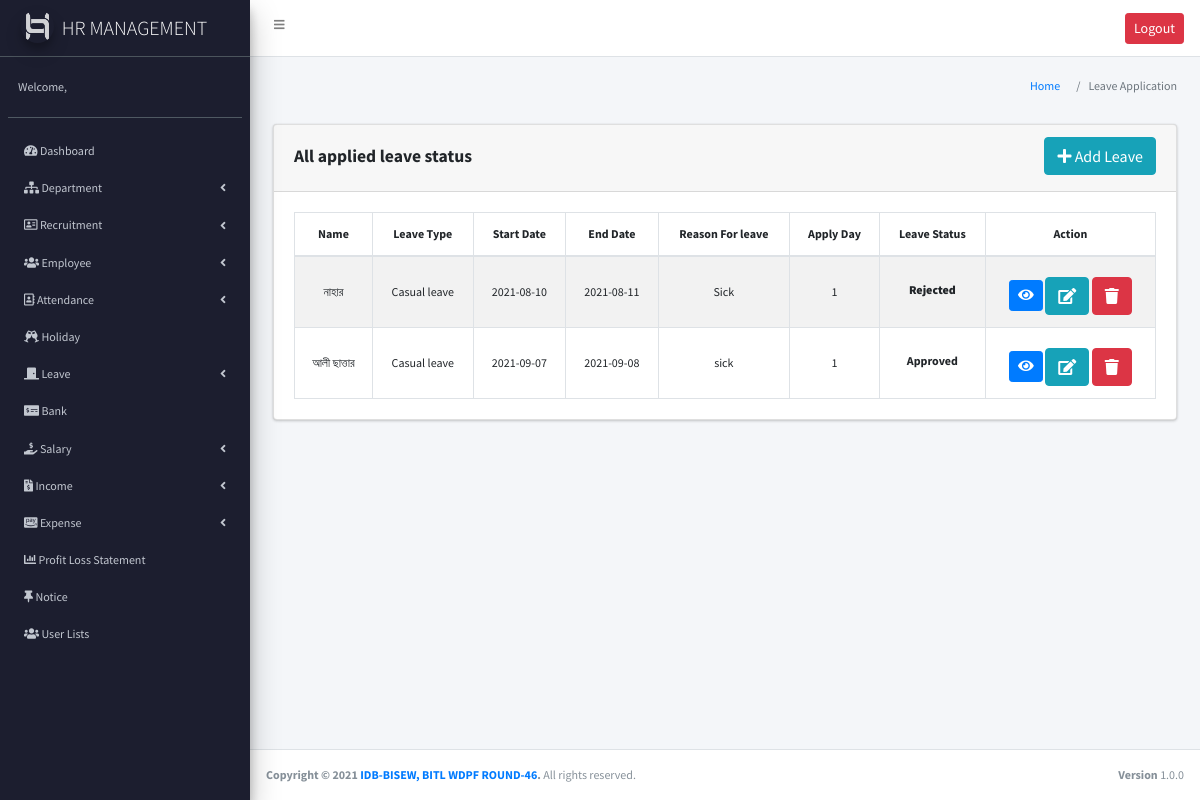
The app's page /leaveApplication.php (signed in) with its own data.
### tables this page shows
CREATE TABLE `leave_application` (
  `applicationID` int(11) NOT NULL,
  `empID` int(11) NOT NULL,
  `typeID` int(11) NOT NULL,
  `start_date` date NOT NULL,
  `end_date` date NOT NULL,
  `comment` text NOT NULL,
  `status` enum('applied','approved','rejected') NOT NULL
);

CREATE TABLE `employee` (
  `empID` int(11) NOT NULL,
  `dptID` int(11) NOT NULL,
  `name` varchar(255) NOT NULL,
  `email` varchar(255) NOT NULL,
  `phone` varchar(20) NOT NULL,
  `dob` date NOT NULL,
  `gender` enum('male','female') NOT NULL,
  `address` text NOT NULL,
  `photo` varchar(255) NOT NULL,
  `hire_date` date NOT NULL,
  `designation` varchar(50) NOT NULL,
  `basic_salary` decimal(10,2) NOT NULL,
  `password` text NOT NULL
);

CREATE TABLE `leave_type` (
  `typeID` int(11) NOT NULL,
  `title` varchar(255) NOT NULL,
  `allowed_leave` int(11) NOT NULL
);

### leaveApplication.php (the view, shortened to what this page needs)
<?php
$page = "Leave Application";
require_once("header.php");
require_once("sidebar.php"); ?>
<section class="content-header">
  <div class="container-fluid">
    <div class="row mb-2">
      <div class="col-sm-6">
      </div>
      <div class="col-sm-6">
        <ol class="breadcrumb float-sm-right">
          <li class="breadcrumb-item"><a href="#">Home</a></li>
          <li class="breadcrumb-item active"><?php echo $page; ?></li>
        </ol>
      </div>
    </div>
  </div>
</section>
<section class="content">
  <div class="container-fluid">
    <div class="row">
      <div class="col-md-12">
        <div class="card">
          <div class="card-header">
            <h3 class="card-title text-bold" style="padding-top: 9px;">All applied leave status</h3>
            <div style="text-align: right;">
              <a href="add_leave_app.php" class="btn btn-md btn-info"><i class="fas fa-plus"></i> Add Leave</a>
            </div>
          </div>
          <div class="card-body">
            <table class="table table-bordered table-hover table-striped  " id="leaveApplyTable" style="text-align: center;">
              <thead>
                <tr>
                  <th>Name</th>
                  <th>Leave Type</th>
                  <th> Start Date</th>
                  <th> End Date</th>
                  <th>Reason For leave</th>
                  <th>Apply Day</th>
                  <th>Leave Status</th>
                  <th>Action</th>
                </tr>
              </thead>
              <?php
              $all_leave = $conn->query("SELECT L.applicationID  ,employee.name AS EmployeeName, leave_type.title, leave_type.allowed_leave, L.start_date, L.end_date, L.comment, L.status, L.empID, L.typeID FROM `leave_application` AS L JOIN employee ON employee.empID = L.empID JOIN leave_type ON leave_type.typeID = L.typeID order by L.applicationID DESC");
              $all_fetch = $all_leave->fetch_all();
              foreach ($all_fetch as $key => $value) { ?>
                <tr>
                  <td class="align-middle"><?php echo $value[1]; ?></td>
                  <td class="align-middle"><?php echo $value[2]; ?></td>
                  <td class="align-middle"><?php echo $value[4]; ?></td>
                  <td class="align-middle"><?php echo $value[5]; ?></td>
                  <td class="align-middle"><?php echo $value[6]; ?></td>
                  <td class="align-middle">
                    <?php
                    $diff = abs(strtotime($value[5]) - strtotime($value[4]));
                    $years = floor($diff / (365 * 60 * 60 * 24));
                    $months = floor(($diff - $years * 365 * 60 * 60 * 24) / (30 * 60 * 60 * 24));
                    $days = floor(($diff - $years * 365 * 60 * 60 * 24 - $months * 30 * 60 * 60 * 24) / (60 * 60 * 24));
                    echo $days;
                    ?>
                  </td>
                  <td class="text-bold pt-4">
                    <div class="status<?php echo $value[0]; ?>">
                      <?php
                      if ($value[7] == "approved") {
                        echo "Approved";
                      }
                      if ($value[7] == "rejected") {
                        echo "<b>Rejected</b>";
                      }
                      ?>
                    </div>
                  </td>
                  <td class="align-middle">
                    <?php
                    if ($_SESSION['name'] !== "admin") { ?>
                      <a href="" title="preview" class=" btn btn-sm mt-2 btn-primary"> <i class="fas fa-eye"></i></a>
                      <a href="leaveApplicationEdit.php?eid=<?php echo $value[0]; ?>" title="Edit Leave" class=" btn btn-xs mt-2 btn-info"> <i class="fas fa-edit"> </i></a>
                      <a href="leaveApplication.php?id=<?php echo $value[0]; ?>" onclick="return confirm('are you sure?')" title="Delete" class="btn btn-xs mt-2 btn-danger"> <i class="fas fa-trash"> </i></a>
                    <?php
                    }
                    ?>
                  </td>
                </tr>
              <?php
              }
                $conn->query("DELETE FROM `leave_application` WHERE `applicationID` = $id"); ?>
            </table>
          </div>
        </div>
      </div>
    </div>
  </div>
</section>
<?php require("footer.php"); ?>

### assets/css/style.css (style rules this page uses)
body { font-family: 'Source Sans Pro'; font-size: 12px; }

### records on screen
leave_application: empID.name "নাহার", typeID.title "Casual leave", start_date "2021-08-10", end_date "2021-08-11", comment "Sick", days "1", status "Rejected"
leave_application: empID.name "আলী ছাত্তার", typeID.title "Casual leave", start_date "2021-09-07", end_date "2021-09-08", comment "sick", days "1", status "Approved"

### other values on screen
$page "Leave Application"
